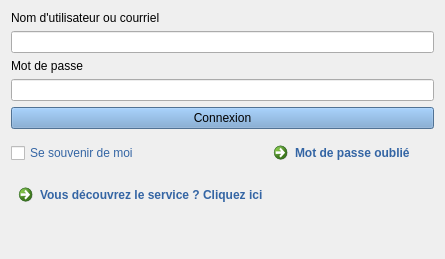
<?xml version="1.0" encoding="UTF-8"?>
<ui version="4.0">
 <class>dlg_title</class>
 <widget class="QDialog" name="dlg_title">
  <property name="geometry">
   <rect>
    <x>0</x>
    <y>0</y>
    <width>445</width>
    <height>259</height>
   </rect>
  </property>
  <property name="maximumSize">
   <size>
    <width>16777215</width>
    <height>16777215</height>
   </size>
  </property>
  <property name="windowTitle">
   <string>Login</string>
  </property>
  <property name="windowOpacity">
   <double>0.950000000000000</double>
  </property>
  <property name="styleSheet">
   <string notr="true">font: 75 10pt &quot;Ubuntu Condensed&quot;;</string>
  </property>
  <property name="locale">
   <locale language="English" country="UnitedStates"/>
  </property>
  <layout class="QGridLayout" name="gridLayout">
   <item row="5" column="0">
    <widget class="QCheckBox" name="chb_memory">
     <property name="styleSheet">
      <string notr="true">font: 75 13pt &quot;Ubuntu Condensed&quot;;
color: rgb(52, 101, 164);</string>
     </property>
     <property name="text">
      <string>Se souvenir de moi</string>
     </property>
    </widget>
   </item>
   <item row="2" column="0" colspan="4">
    <widget class="QLabel" name="lbl_mdpTitle">
     <property name="styleSheet">
      <string notr="true">font: 75 15pt &quot;Ubuntu Condensed&quot;;</string>
     </property>
     <property name="text">
      <string>Mot de passe</string>
     </property>
    </widget>
   </item>
   <item row="5" column="3">
    <widget class="QCommandLinkButton" name="clb_forgot">
     <property name="styleSheet">
      <string notr="true">font: 75 13pt &quot;Ubuntu Condensed&quot;;
font: italic 11pt &quot;Ubuntu Condensed&quot;;
color: rgb(52, 101, 164);</string>
     </property>
     <property name="text">
      <string>Mot de passe oublié</string>
     </property>
     <property name="icon">
      <iconset theme="link">
       <normaloff>../toolbelt</normaloff>../toolbelt</iconset>
     </property>
    </widget>
   </item>
   <item row="5" column="1" colspan="2">
    <spacer name="horizontalSpacer">
     <property name="orientation">
      <enum>Qt::Horizontal</enum>
     </property>
     <property name="sizeHint" stdset="0">
      <size>
       <width>40</width>
       <height>20</height>
      </size>
     </property>
    </spacer>
   </item>
   <item row="4" column="0" colspan="4">
    <widget class="QPushButton" name="btn_connection">
     <property name="styleSheet">
      <string notr="true">background-color: rgb(114, 159, 207);
font: 75 15pt &quot;Ubuntu Condensed&quot;;</string>
     </property>
     <property name="text">
      <string>Connexion</string>
     </property>
     <property name="checkable">
      <bool>false</bool>
     </property>
    </widget>
   </item>
   <item row="3" column="0" colspan="4">
    <widget class="QgsPasswordLineEdit" name="ple_mdpEdit">
     <property name="text">
      <string/>
     </property>
    </widget>
   </item>
   <item row="0" column="0" colspan="4">
    <widget class="QLabel" name="lbl_userTitle">
     <property name="styleSheet">
      <string notr="true">font: 75 15pt &quot;Ubuntu Condensed&quot;;</string>
     </property>
     <property name="inputMethodHints">
      <set>Qt::ImhHiddenText</set>
     </property>
     <property name="text">
      <string>Nom d'utilisateur ou courriel</string>
     </property>
    </widget>
   </item>
   <item row="6" column="0" colspan="4">
    <widget class="QCommandLinkButton" name="clb_url">
     <property name="styleSheet">
      <string notr="true">font: 75 13pt &quot;Ubuntu Condensed&quot;;
font: italic 11pt &quot;Ubuntu Condensed&quot;;
color: rgb(52, 101, 164);</string>
     </property>
     <property name="text">
      <string>Vous découvrez le service ? Cliquez ici</string>
     </property>
    </widget>
   </item>
   <item row="1" column="0" colspan="4">
    <widget class="QLineEdit" name="lbl_userEdit">
     <property name="inputMethodHints">
      <set>Qt::ImhNone</set>
     </property>
     <property name="text">
      <string notr="true"/>
     </property>
    </widget>
   </item>
   <item row="7" column="0">
    <spacer name="verticalSpacer">
     <property name="orientation">
      <enum>Qt::Vertical</enum>
     </property>
     <property name="sizeHint" stdset="0">
      <size>
       <width>20</width>
       <height>40</height>
      </size>
     </property>
    </spacer>
   </item>
  </layout>
 </widget>
 <customwidgets>
  <customwidget>
   <class>QgsPasswordLineEdit</class>
   <extends>QLineEdit</extends>
   <header>qgspasswordlineedit.h</header>
  </customwidget>
 </customwidgets>
 <tabstops>
  <tabstop>lbl_userEdit</tabstop>
  <tabstop>ple_mdpEdit</tabstop>
  <tabstop>btn_connection</tabstop>
  <tabstop>chb_memory</tabstop>
  <tabstop>clb_forgot</tabstop>
  <tabstop>clb_url</tabstop>
 </tabstops>
 <resources/>
 <connections/>
</ui>
